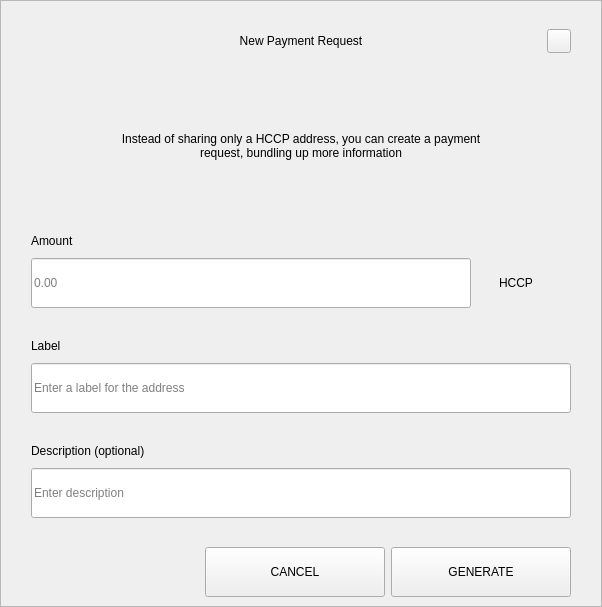
<?xml version="1.0" encoding="UTF-8"?>
<ui version="4.0">
 <class>RequestDialog</class>
 <widget class="QDialog" name="RequestDialog">
  <property name="geometry">
   <rect>
    <x>0</x>
    <y>0</y>
    <width>602</width>
    <height>607</height>
   </rect>
  </property>
  <property name="windowTitle">
   <string>Dialog</string>
  </property>
  <layout class="QVBoxLayout" name="verticalLayout_5">
   <property name="spacing">
    <number>0</number>
   </property>
   <property name="leftMargin">
    <number>0</number>
   </property>
   <property name="topMargin">
    <number>0</number>
   </property>
   <property name="rightMargin">
    <number>0</number>
   </property>
   <property name="bottomMargin">
    <number>0</number>
   </property>
   <item>
    <widget class="QFrame" name="frame">
     <property name="styleSheet">
      <string notr="true"/>
     </property>
     <property name="frameShape">
      <enum>QFrame::StyledPanel</enum>
     </property>
     <property name="frameShadow">
      <enum>QFrame::Raised</enum>
     </property>
     <layout class="QVBoxLayout" name="verticalLayout_4" stretch="1,0,0">
      <property name="spacing">
       <number>0</number>
      </property>
      <property name="leftMargin">
       <number>30</number>
      </property>
      <property name="topMargin">
       <number>20</number>
      </property>
      <property name="rightMargin">
       <number>30</number>
      </property>
      <property name="bottomMargin">
       <number>0</number>
      </property>
      <item>
       <layout class="QHBoxLayout" name="horizontalLayout_3">
        <property name="spacing">
         <number>0</number>
        </property>
        <item>
         <spacer name="horizontalSpacer_21">
          <property name="orientation">
           <enum>Qt::Horizontal</enum>
          </property>
          <property name="sizeHint" stdset="0">
           <size>
            <width>40</width>
            <height>20</height>
           </size>
          </property>
         </spacer>
        </item>
        <item>
         <widget class="QLabel" name="labelTitle">
          <property name="minimumSize">
           <size>
            <width>0</width>
            <height>40</height>
           </size>
          </property>
          <property name="maximumSize">
           <size>
            <width>16777215</width>
            <height>40</height>
           </size>
          </property>
          <property name="styleSheet">
           <string notr="true">padding-left:24px;</string>
          </property>
          <property name="text">
           <string>New Payment Request</string>
          </property>
          <property name="alignment">
           <set>Qt::AlignCenter</set>
          </property>
          <property name="margin">
           <number>7</number>
          </property>
         </widget>
        </item>
        <item>
         <spacer name="horizontalSpacer">
          <property name="orientation">
           <enum>Qt::Horizontal</enum>
          </property>
          <property name="sizeHint" stdset="0">
           <size>
            <width>40</width>
            <height>20</height>
           </size>
          </property>
         </spacer>
        </item>
        <item>
         <widget class="QPushButton" name="btnEsc">
          <property name="minimumSize">
           <size>
            <width>24</width>
            <height>24</height>
           </size>
          </property>
          <property name="maximumSize">
           <size>
            <width>24</width>
            <height>24</height>
           </size>
          </property>
          <property name="focusPolicy">
           <enum>Qt::NoFocus</enum>
          </property>
          <property name="text">
           <string/>
          </property>
         </widget>
        </item>
       </layout>
      </item>
      <item>
       <widget class="QStackedWidget" name="stack">
        <property name="minimumSize">
         <size>
          <width>540</width>
          <height>0</height>
         </size>
        </property>
        <property name="maximumSize">
         <size>
          <width>540</width>
          <height>16777215</height>
         </size>
        </property>
        <property name="currentIndex">
         <number>0</number>
        </property>
        <widget class="QWidget" name="page_1">
         <property name="minimumSize">
          <size>
           <width>540</width>
           <height>0</height>
          </size>
         </property>
         <property name="maximumSize">
          <size>
           <width>540</width>
           <height>16777215</height>
          </size>
         </property>
         <layout class="QVBoxLayout" name="layout1">
          <property name="spacing">
           <number>0</number>
          </property>
          <property name="leftMargin">
           <number>0</number>
          </property>
          <property name="topMargin">
           <number>0</number>
          </property>
          <property name="rightMargin">
           <number>0</number>
          </property>
          <property name="bottomMargin">
           <number>0</number>
          </property>
          <item>
           <spacer name="verticalSpacer_21">
            <property name="orientation">
             <enum>Qt::Vertical</enum>
            </property>
            <property name="sizeType">
             <enum>QSizePolicy::Fixed</enum>
            </property>
            <property name="sizeHint" stdset="0">
             <size>
              <width>20</width>
              <height>30</height>
             </size>
            </property>
           </spacer>
          </item>
          <item alignment="Qt::AlignHCenter">
           <widget class="QLabel" name="labelMessage">
            <property name="minimumSize">
             <size>
              <width>400</width>
              <height>50</height>
             </size>
            </property>
            <property name="text">
             <string>Instead of sharing only a HCCP address, you can create a payment request, bundling up more information</string>
            </property>
            <property name="alignment">
             <set>Qt::AlignCenter</set>
            </property>
            <property name="wordWrap">
             <bool>true</bool>
            </property>
           </widget>
          </item>
          <item alignment="Qt::AlignBottom">
           <widget class="QWidget" name="containerAmount" native="true">
            <layout class="QVBoxLayout" name="verticalLayout">
             <property name="spacing">
              <number>9</number>
             </property>
             <property name="leftMargin">
              <number>0</number>
             </property>
             <property name="topMargin">
              <number>0</number>
             </property>
             <property name="rightMargin">
              <number>0</number>
             </property>
             <property name="bottomMargin">
              <number>0</number>
             </property>
             <item>
              <widget class="QLabel" name="labelSubtitleAmount">
               <property name="minimumSize">
                <size>
                 <width>350</width>
                 <height>16</height>
                </size>
               </property>
               <property name="maximumSize">
                <size>
                 <width>16777215</width>
                 <height>16</height>
                </size>
               </property>
               <property name="text">
                <string>Amount</string>
               </property>
              </widget>
             </item>
             <item alignment="Qt::AlignTop">
              <widget class="QWidget" name="layoutAmount" native="true">
               <layout class="QHBoxLayout" name="horizontalLayout" stretch="2,0">
                <property name="spacing">
                 <number>0</number>
                </property>
                <property name="leftMargin">
                 <number>0</number>
                </property>
                <property name="topMargin">
                 <number>0</number>
                </property>
                <property name="rightMargin">
                 <number>0</number>
                </property>
                <property name="bottomMargin">
                 <number>0</number>
                </property>
                <item>
                 <widget class="QLineEdit" name="lineEditAmount">
                  <property name="minimumSize">
                   <size>
                    <width>0</width>
                    <height>50</height>
                   </size>
                  </property>
                  <property name="maximumSize">
                   <size>
                    <width>16777215</width>
                    <height>50</height>
                   </size>
                  </property>
                  <property name="placeholderText">
                   <string notr="true">0.00</string>
                  </property>
                 </widget>
                </item>
                <item>
                 <widget class="QWidget" name="comboContainer" native="true">
                  <property name="minimumSize">
                   <size>
                    <width>100</width>
                    <height>50</height>
                   </size>
                  </property>
                  <property name="maximumSize">
                   <size>
                    <width>16777215</width>
                    <height>50</height>
                   </size>
                  </property>
                  <layout class="QHBoxLayout" name="horizontalLayout_31">
                   <property name="spacing">
                    <number>0</number>
                   </property>
                   <property name="leftMargin">
                    <number>0</number>
                   </property>
                   <property name="topMargin">
                    <number>0</number>
                   </property>
                   <property name="rightMargin">
                    <number>10</number>
                   </property>
                   <property name="bottomMargin">
                    <number>0</number>
                   </property>
                   <item>
                    <widget class="QLabel" name="comboBoxCoin">
                     <property name="text">
                      <string>HCCP</string>
                     </property>
                     <property name="alignment">
                      <set>Qt::AlignCenter</set>
                     </property>
                    </widget>
                   </item>
                  </layout>
                 </widget>
                </item>
               </layout>
              </widget>
             </item>
            </layout>
           </widget>
          </item>
          <item>
           <spacer name="verticalSpacer_31">
            <property name="orientation">
             <enum>Qt::Vertical</enum>
            </property>
            <property name="sizeType">
             <enum>QSizePolicy::Fixed</enum>
            </property>
            <property name="sizeHint" stdset="0">
             <size>
              <width>20</width>
              <height>30</height>
             </size>
            </property>
           </spacer>
          </item>
          <item>
           <layout class="QVBoxLayout" name="verticalLayoutLabel">
            <property name="spacing">
             <number>9</number>
            </property>
            <item>
             <widget class="QLabel" name="labelSubtitleLabel">
              <property name="minimumSize">
               <size>
                <width>0</width>
                <height>16</height>
               </size>
              </property>
              <property name="maximumSize">
               <size>
                <width>16777215</width>
                <height>16</height>
               </size>
              </property>
              <property name="text">
               <string>Label</string>
              </property>
             </widget>
            </item>
            <item>
             <widget class="QLineEdit" name="lineEditLabel">
              <property name="minimumSize">
               <size>
                <width>0</width>
                <height>50</height>
               </size>
              </property>
              <property name="maximumSize">
               <size>
                <width>16777215</width>
                <height>50</height>
               </size>
              </property>
              <property name="placeholderText">
               <string>Enter a label for the address</string>
              </property>
             </widget>
            </item>
           </layout>
          </item>
          <item>
           <spacer name="verticalSpacer_34">
            <property name="orientation">
             <enum>Qt::Vertical</enum>
            </property>
            <property name="sizeType">
             <enum>QSizePolicy::Fixed</enum>
            </property>
            <property name="sizeHint" stdset="0">
             <size>
              <width>20</width>
              <height>30</height>
             </size>
            </property>
           </spacer>
          </item>
          <item>
           <layout class="QVBoxLayout" name="verticalLayoutDescription">
            <property name="spacing">
             <number>9</number>
            </property>
            <item>
             <widget class="QLabel" name="labelSubtitleDescription">
              <property name="minimumSize">
               <size>
                <width>0</width>
                <height>16</height>
               </size>
              </property>
              <property name="maximumSize">
               <size>
                <width>16777215</width>
                <height>16</height>
               </size>
              </property>
              <property name="text">
               <string>Description (optional)</string>
              </property>
             </widget>
            </item>
            <item>
             <widget class="QLineEdit" name="lineEditDescription">
              <property name="minimumSize">
               <size>
                <width>0</width>
                <height>50</height>
               </size>
              </property>
              <property name="maximumSize">
               <size>
                <width>16777215</width>
                <height>50</height>
               </size>
              </property>
              <property name="placeholderText">
               <string>Enter description</string>
              </property>
             </widget>
            </item>
            <item>
             <spacer name="verticalSpacer_4">
              <property name="orientation">
               <enum>Qt::Vertical</enum>
              </property>
              <property name="sizeType">
               <enum>QSizePolicy::Fixed</enum>
              </property>
              <property name="sizeHint" stdset="0">
               <size>
                <width>20</width>
                <height>20</height>
               </size>
              </property>
             </spacer>
            </item>
           </layout>
          </item>
         </layout>
        </widget>
        <widget class="QWidget" name="page_2">
         <layout class="QVBoxLayout" name="layout2">
          <item>
           <spacer name="verticalSpacer_5">
            <property name="orientation">
             <enum>Qt::Vertical</enum>
            </property>
            <property name="sizeType">
             <enum>QSizePolicy::Fixed</enum>
            </property>
            <property name="sizeHint" stdset="0">
             <size>
              <width>20</width>
              <height>50</height>
             </size>
            </property>
           </spacer>
          </item>
          <item alignment="Qt::AlignHCenter">
           <widget class="QLabel" name="labelQrImg">
            <property name="minimumSize">
             <size>
              <width>260</width>
              <height>260</height>
             </size>
            </property>
            <property name="maximumSize">
             <size>
              <width>260</width>
              <height>260</height>
             </size>
            </property>
            <property name="text">
             <string/>
            </property>
            <property name="alignment">
             <set>Qt::AlignCenter</set>
            </property>
           </widget>
          </item>
          <item>
           <spacer name="verticalSpacer_2">
            <property name="orientation">
             <enum>Qt::Vertical</enum>
            </property>
            <property name="sizeType">
             <enum>QSizePolicy::Fixed</enum>
            </property>
            <property name="sizeHint" stdset="0">
             <size>
              <width>20</width>
              <height>30</height>
             </size>
            </property>
           </spacer>
          </item>
          <item alignment="Qt::AlignHCenter">
           <widget class="QLabel" name="labelAddress">
            <property name="text">
             <string>D7VFR83SQbiezrW72hjcWJtcfip5krte2Z </string>
            </property>
           </widget>
          </item>
          <item>
           <spacer name="verticalSpacer_32">
            <property name="orientation">
             <enum>Qt::Vertical</enum>
            </property>
            <property name="sizeType">
             <enum>QSizePolicy::Expanding</enum>
            </property>
            <property name="sizeHint" stdset="0">
             <size>
              <width>20</width>
              <height>20</height>
             </size>
            </property>
           </spacer>
          </item>
          <item>
           <layout class="QHBoxLayout" name="horizontal">
            <property name="leftMargin">
             <number>20</number>
            </property>
            <property name="rightMargin">
             <number>20</number>
            </property>
            <property name="bottomMargin">
             <number>20</number>
            </property>
            <item>
             <spacer name="horizontalSpacer_4">
              <property name="orientation">
               <enum>Qt::Horizontal</enum>
              </property>
              <property name="sizeHint" stdset="0">
               <size>
                <width>40</width>
                <height>20</height>
               </size>
              </property>
             </spacer>
            </item>
            <item>
             <widget class="QPushButton" name="btnCopyAddress">
              <property name="minimumSize">
               <size>
                <width>180</width>
                <height>50</height>
               </size>
              </property>
              <property name="text">
               <string>COPY ADDRESS</string>
              </property>
             </widget>
            </item>
            <item>
             <widget class="QPushButton" name="btnCopyUrl">
              <property name="minimumSize">
               <size>
                <width>180</width>
                <height>50</height>
               </size>
              </property>
              <property name="text">
               <string>COPY URL</string>
              </property>
             </widget>
            </item>
            <item>
             <spacer name="horizontalSpacer_2">
              <property name="orientation">
               <enum>Qt::Horizontal</enum>
              </property>
              <property name="sizeHint" stdset="0">
               <size>
                <width>40</width>
                <height>20</height>
               </size>
              </property>
             </spacer>
            </item>
           </layout>
          </item>
         </layout>
        </widget>
       </widget>
      </item>
      <item>
       <widget class="QWidget" name="buttonsStack" native="true">
        <layout class="QHBoxLayout" name="horizontalLayout_5">
         <property name="leftMargin">
          <number>20</number>
         </property>
         <property name="rightMargin">
          <number>0</number>
         </property>
         <item>
          <spacer name="horizontalSpacer_41">
           <property name="orientation">
            <enum>Qt::Horizontal</enum>
           </property>
           <property name="sizeHint" stdset="0">
            <size>
             <width>40</width>
             <height>20</height>
            </size>
           </property>
          </spacer>
         </item>
         <item>
          <widget class="QPushButton" name="btnCancel">
           <property name="minimumSize">
            <size>
             <width>180</width>
             <height>50</height>
            </size>
           </property>
           <property name="focusPolicy">
            <enum>Qt::NoFocus</enum>
           </property>
           <property name="text">
            <string>CANCEL</string>
           </property>
          </widget>
         </item>
         <item>
          <widget class="QPushButton" name="btnSave">
           <property name="minimumSize">
            <size>
             <width>180</width>
             <height>50</height>
            </size>
           </property>
           <property name="focusPolicy">
            <enum>Qt::NoFocus</enum>
           </property>
           <property name="text">
            <string>GENERATE</string>
           </property>
          </widget>
         </item>
        </layout>
       </widget>
      </item>
     </layout>
    </widget>
   </item>
  </layout>
 </widget>
 <resources/>
 <connections/>
</ui>
